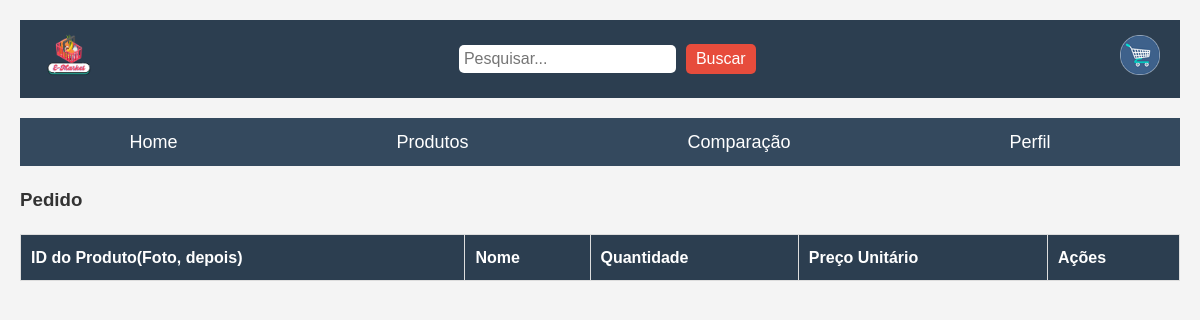
The page /pedido/carrinho.php (signed in) on the database as committed earlier.
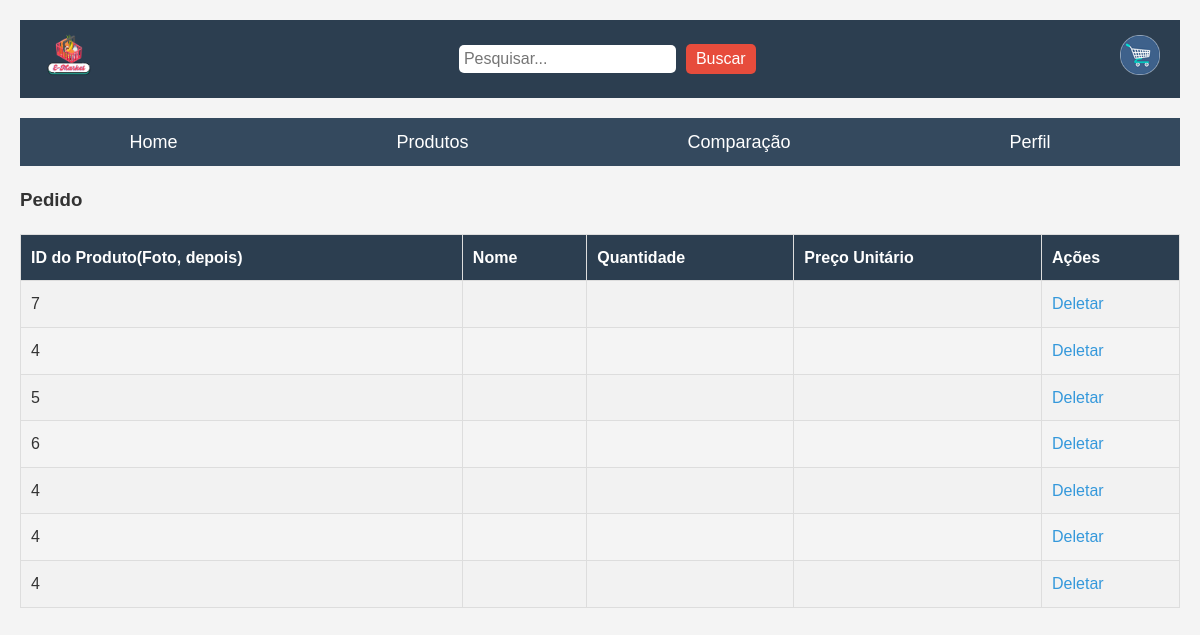
The same page on the database as committed later.
### tables this page shows
CREATE TABLE `itenspedido` (
  `idItensPedido` int(11) NOT NULL,
  `idPedido` int(11) DEFAULT NULL,
  `idProduto` int(11) DEFAULT NULL,
  `quantidadeItensPedido` int(11) DEFAULT NULL,
  `precoProduto` decimal(10,2) DEFAULT NULL
);

### pedido/carrinho.php (the view, shortened to what this page needs)
<!DOCTYPE html>
<html lang="pt-br">
<head>
    <link rel="stylesheet" type="text/css" href="carro.css" />
    </head>
<body>
    <header>
        <div class="logo">
             <img src="../imagens/mercado.png" alt="Logo">
        </div>
        <div class="search-bar">
            <input type="search" placeholder="Pesquisar...">
            <button type="submit">Buscar</button>
        </div>
        <div class="cart">
            <a href=" ../pedido/carrinho.php">
            <img src="../imagens/carrinho.png" alt="Carrinho">
             </a>
        </div>
    </header>
    <nav>
        <ul>
            <li><a href="../home/index.html">Home</a></li>
            <li><a href="../pedido/compra.php">Produtos</a></li>
            <li><a href="../comparacao/index.html">Comparação</a></li>
            <li><a href="../perfil/perfil.php"  >Perfil</a></li>
        </ul>
    </nav>
    <h3>Pedido</h3>
    <table border>
        <tr>
            <th>ID do Produto(Foto, depois)</th>
            <th>Nome</th>
            <th>Quantidade</th>
            <th>Preço Unitário</th>
            <th>Ações</th>
        </tr>
        <?php
$ds = 'mysql:host=localhost;dbname=e_market';
$con = new PDO($ds, 'root', 'vertrigo');
$cpf = $_SESSION['cpf'];
$sql = "SELECT idPedido FROM pedido WHERE statusPedido = 'carrinho' AND cpfUsuario = :cpfUsuario";
$stm = $con->prepare($sql);
$stm->bindParam(':cpfUsuario', $cpf);
$stm->execute();
$row = $stm->fetch();
$idPedido = $row['idPedido'];
$sql = "SELECT * FROM itenspedido ip JOIN pedido p ON ip.idPedido = p.idPedido AND p.cpfUsuario = :cpfUsuario WHERE p.idPedido = :idPedido";
$stm = $con->prepare($sql);
$stm->bindParam(':cpfUsuario', $cpf);
$stm->bindParam(':idPedido', $idPedido);
$stm->execute();
foreach($stm as $row){
    $id = $row['idProduto'];
    $quantidade = $row['quantidadeItensPedido'];
    $preco = $row['precoProduto'];
    echo "<tr>";
    echo "<td>" . htmlspecialchars($id, ENT_QUOTES, 'UTF-8') . "</td>";
    echo "<td>" . htmlspecialchars($quantidade, ENT_QUOTES, 'UTF-8') . "</td>";
    echo "<td>" . htmlspecialchars($quantidade, ENT_QUOTES, 'UTF-8') . "</td>";
    echo "<td>" . htmlspecialchars($preco, ENT_QUOTES, 'UTF-8') . "</td>";
    echo "<td>
            <a href='delete.php?idPedido=" . urlencode($id) . "'>Deletar</a>
        </td>";
    echo "</tr>";
}
?>
</table>
</body>
</html>

Rows that differ between the two databases and show on the page:
added itenspedido: idProduto "7"
added itenspedido: idProduto "4"
added itenspedido: idProduto "5"
added itenspedido: idProduto "6"
added itenspedido: idProduto "4"
added itenspedido: idProduto "4"
added itenspedido: idProduto "4"
